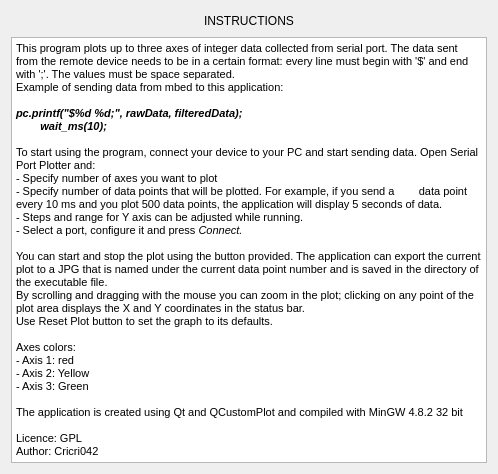
<?xml version="1.0" encoding="UTF-8"?>
<ui version="4.0">
 <class>HelpWindow</class>
 <widget class="QDialog" name="HelpWindow">
  <property name="geometry">
   <rect>
    <x>0</x>
    <y>0</y>
    <width>498</width>
    <height>474</height>
   </rect>
  </property>
  <property name="windowTitle">
   <string>Dialog</string>
  </property>
  <layout class="QGridLayout" name="gridLayout">
   <item row="0" column="0">
    <layout class="QHBoxLayout" name="horizontalLayout">
     <item>
      <spacer name="horizontalSpacer">
       <property name="orientation">
        <enum>Qt::Horizontal</enum>
       </property>
       <property name="sizeHint" stdset="0">
        <size>
         <width>40</width>
         <height>20</height>
        </size>
       </property>
      </spacer>
     </item>
     <item>
      <widget class="QLabel" name="label">
       <property name="text">
        <string>INSTRUCTIONS</string>
       </property>
      </widget>
     </item>
     <item>
      <spacer name="horizontalSpacer_2">
       <property name="orientation">
        <enum>Qt::Horizontal</enum>
       </property>
       <property name="sizeHint" stdset="0">
        <size>
         <width>40</width>
         <height>20</height>
        </size>
       </property>
      </spacer>
     </item>
    </layout>
   </item>
   <item row="1" column="0">
    <widget class="QTextEdit" name="textEdit">
     <property name="html">
      <string>&lt;!DOCTYPE HTML PUBLIC &quot;-//W3C//DTD HTML 4.0//EN&quot; &quot;http://www.w3.org/TR/REC-html40/strict.dtd&quot;&gt;
&lt;html&gt;&lt;head&gt;&lt;meta name=&quot;qrichtext&quot; content=&quot;1&quot; /&gt;&lt;style type=&quot;text/css&quot;&gt;
p, li { white-space: pre-wrap; }
&lt;/style&gt;&lt;/head&gt;&lt;body style=&quot; font-family:'MS Shell Dlg 2'; font-size:8.14286pt; font-weight:400; font-style:normal;&quot;&gt;
&lt;p style=&quot; margin-top:0px; margin-bottom:0px; margin-left:0px; margin-right:0px; -qt-block-indent:0; text-indent:0px;&quot;&gt;&lt;span style=&quot; font-size:8pt;&quot;&gt;This program plots up to three axes of integer data collected from serial port. The data sent from the remote device needs to be in a certain format: every line must begin with '$' and end with ';'. The values must be space separated.&lt;/span&gt;&lt;/p&gt;
&lt;p style=&quot; margin-top:0px; margin-bottom:0px; margin-left:0px; margin-right:0px; -qt-block-indent:0; text-indent:0px;&quot;&gt;&lt;span style=&quot; font-size:8pt;&quot;&gt;Example of sending data from mbed to this application:&lt;/span&gt;&lt;/p&gt;
&lt;p style=&quot;-qt-paragraph-type:empty; margin-top:0px; margin-bottom:0px; margin-left:0px; margin-right:0px; -qt-block-indent:0; text-indent:0px; font-size:8pt;&quot;&gt;&lt;br /&gt;&lt;/p&gt;
&lt;p style=&quot; margin-top:0px; margin-bottom:0px; margin-left:0px; margin-right:0px; -qt-block-indent:0; text-indent:0px;&quot;&gt;&lt;span style=&quot; font-size:8pt; font-weight:600; font-style:italic;&quot;&gt;pc.printf(&amp;quot;$%d %d;&amp;quot;, rawData, filteredData);&lt;/span&gt;&lt;/p&gt;
&lt;p style=&quot; margin-top:0px; margin-bottom:0px; margin-left:0px; margin-right:0px; -qt-block-indent:0; text-indent:0px;&quot;&gt;&lt;span style=&quot; font-size:8pt; font-weight:600; font-style:italic;&quot;&gt;        wait_ms(10);&lt;/span&gt;&lt;/p&gt;
&lt;p style=&quot;-qt-paragraph-type:empty; margin-top:0px; margin-bottom:0px; margin-left:0px; margin-right:0px; -qt-block-indent:0; text-indent:0px; font-size:8pt;&quot;&gt;&lt;br /&gt;&lt;/p&gt;
&lt;p style=&quot; margin-top:0px; margin-bottom:0px; margin-left:0px; margin-right:0px; -qt-block-indent:0; text-indent:0px;&quot;&gt;&lt;span style=&quot; font-size:8pt;&quot;&gt;To start using the program, connect your device to your PC and start sending data. Open Serial Port Plotter and:&lt;/span&gt;&lt;/p&gt;
&lt;p style=&quot; margin-top:0px; margin-bottom:0px; margin-left:0px; margin-right:0px; -qt-block-indent:0; text-indent:0px;&quot;&gt;&lt;span style=&quot; font-size:8pt;&quot;&gt;- Specify number of axes you want to plot&lt;/span&gt;&lt;/p&gt;
&lt;p style=&quot; margin-top:0px; margin-bottom:0px; margin-left:0px; margin-right:0px; -qt-block-indent:0; text-indent:0px;&quot;&gt;&lt;span style=&quot; font-size:8pt;&quot;&gt;- Specify number of data points that will be plotted. For example, if you send a        data point every 10 ms and you plot 500 data points, the application will display 5 seconds of data. &lt;/span&gt;&lt;/p&gt;
&lt;p style=&quot; margin-top:0px; margin-bottom:0px; margin-left:0px; margin-right:0px; -qt-block-indent:0; text-indent:0px;&quot;&gt;&lt;span style=&quot; font-size:8pt;&quot;&gt;- Steps and range for Y axis can be adjusted while running.&lt;/span&gt;&lt;/p&gt;
&lt;p style=&quot; margin-top:0px; margin-bottom:0px; margin-left:0px; margin-right:0px; -qt-block-indent:0; text-indent:0px;&quot;&gt;&lt;span style=&quot; font-size:8pt;&quot;&gt;- Select a port, configure it and press&lt;/span&gt;&lt;span style=&quot; font-size:8pt; font-style:italic;&quot;&gt; Connect.&lt;/span&gt;&lt;/p&gt;
&lt;p style=&quot;-qt-paragraph-type:empty; margin-top:0px; margin-bottom:0px; margin-left:0px; margin-right:0px; -qt-block-indent:0; text-indent:0px; font-size:8pt; font-style:italic;&quot;&gt;&lt;br /&gt;&lt;/p&gt;
&lt;p style=&quot; margin-top:0px; margin-bottom:0px; margin-left:0px; margin-right:0px; -qt-block-indent:0; text-indent:0px;&quot;&gt;&lt;span style=&quot; font-size:8pt;&quot;&gt;You can start and stop the plot using the button provided. The application can export the current plot to a JPG that is named under the current data point number and is saved in the directory of the executable file. &lt;/span&gt;&lt;/p&gt;
&lt;p style=&quot; margin-top:0px; margin-bottom:0px; margin-left:0px; margin-right:0px; -qt-block-indent:0; text-indent:0px;&quot;&gt;&lt;span style=&quot; font-size:8pt;&quot;&gt;By scrolling and dragging with the mouse you can zoom in the plot; clicking on any point of the plot area displays the X and Y coordinates in the status bar. &lt;/span&gt;&lt;/p&gt;
&lt;p style=&quot; margin-top:0px; margin-bottom:0px; margin-left:0px; margin-right:0px; -qt-block-indent:0; text-indent:0px;&quot;&gt;&lt;span style=&quot; font-size:8pt;&quot;&gt;Use Reset Plot button to set the graph to its defaults. &lt;/span&gt;&lt;/p&gt;
&lt;p style=&quot;-qt-paragraph-type:empty; margin-top:0px; margin-bottom:0px; margin-left:0px; margin-right:0px; -qt-block-indent:0; text-indent:0px; font-size:8pt;&quot;&gt;&lt;br /&gt;&lt;/p&gt;
&lt;p style=&quot; margin-top:0px; margin-bottom:0px; margin-left:0px; margin-right:0px; -qt-block-indent:0; text-indent:0px;&quot;&gt;&lt;span style=&quot; font-size:8pt;&quot;&gt;Axes colors:&lt;/span&gt;&lt;/p&gt;
&lt;p style=&quot; margin-top:0px; margin-bottom:0px; margin-left:0px; margin-right:0px; -qt-block-indent:0; text-indent:0px;&quot;&gt;&lt;span style=&quot; font-size:8pt;&quot;&gt;- Axis 1: red&lt;/span&gt;&lt;/p&gt;
&lt;p style=&quot; margin-top:0px; margin-bottom:0px; margin-left:0px; margin-right:0px; -qt-block-indent:0; text-indent:0px;&quot;&gt;&lt;span style=&quot; font-size:8pt;&quot;&gt;- Axis 2: Yellow&lt;/span&gt;&lt;/p&gt;
&lt;p style=&quot; margin-top:0px; margin-bottom:0px; margin-left:0px; margin-right:0px; -qt-block-indent:0; text-indent:0px;&quot;&gt;&lt;span style=&quot; font-size:8pt;&quot;&gt;- Axis 3: Green&lt;/span&gt;&lt;/p&gt;
&lt;p style=&quot;-qt-paragraph-type:empty; margin-top:0px; margin-bottom:0px; margin-left:0px; margin-right:0px; -qt-block-indent:0; text-indent:0px; font-size:8pt;&quot;&gt;&lt;br /&gt;&lt;/p&gt;
&lt;p style=&quot; margin-top:0px; margin-bottom:0px; margin-left:0px; margin-right:0px; -qt-block-indent:0; text-indent:0px;&quot;&gt;&lt;span style=&quot; font-size:8pt;&quot;&gt;The application is created using Qt and QCustomPlot and compiled with MinGW 4.8.2 32 bit&lt;/span&gt;&lt;/p&gt;
&lt;p style=&quot;-qt-paragraph-type:empty; margin-top:0px; margin-bottom:0px; margin-left:0px; margin-right:0px; -qt-block-indent:0; text-indent:0px; font-size:8pt;&quot;&gt;&lt;br /&gt;&lt;/p&gt;
&lt;p style=&quot; margin-top:0px; margin-bottom:0px; margin-left:0px; margin-right:0px; -qt-block-indent:0; text-indent:0px;&quot;&gt;&lt;span style=&quot; font-size:8pt;&quot;&gt;Licence: GPL&lt;/span&gt;&lt;/p&gt;
&lt;p style=&quot; margin-top:0px; margin-bottom:0px; margin-left:0px; margin-right:0px; -qt-block-indent:0; text-indent:0px;&quot;&gt;&lt;span style=&quot; font-size:8pt;&quot;&gt;Author: Cricri042&lt;/span&gt;&lt;/p&gt;&lt;/body&gt;&lt;/html&gt;</string>
     </property>
    </widget>
   </item>
  </layout>
 </widget>
 <resources/>
 <connections/>
</ui>
